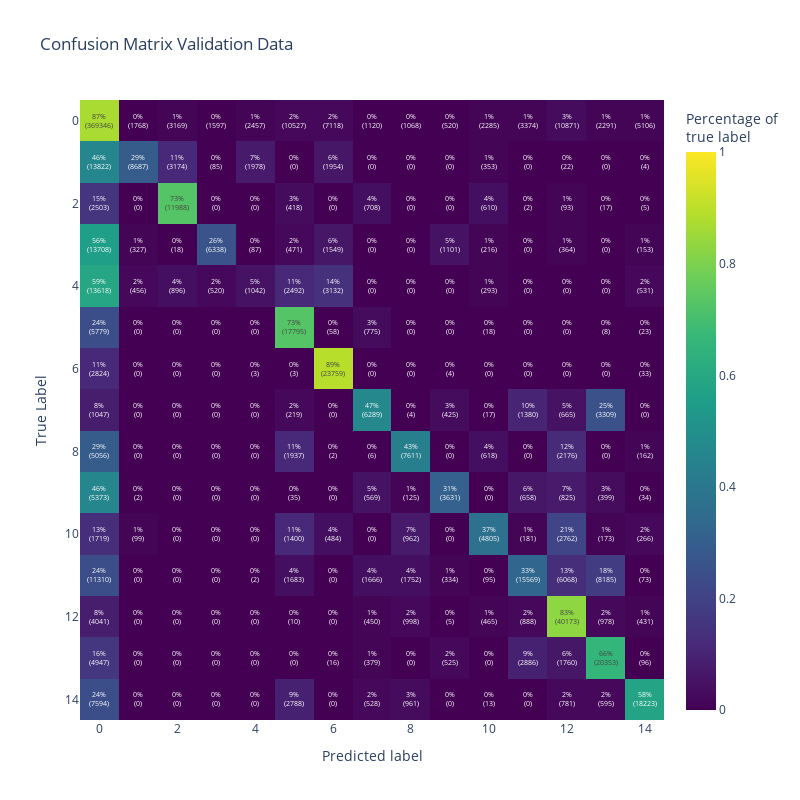

Notebook cell for this chart:
### Code cell
fig = plot_CM(Y.flatten(), Y_hat.flatten(), 'Confusion Matrix Validation Data', height=800, width = 800, percentagereference='recall')

### Figure 1 — Plotly figure (JSON) as saved in the notebook; plotly's stock layout.template omitted (floating-point values rounded to 4 significant figures; data arrays with more than 128 entries replaced by an {"elided": "..."} marker saying what was removed)
{"data": [{"colorbar": {"title": {"text": "Percentage of<br>true label"}}, "colorscale": [[0, "#440154"], [0.1111, "#482878"], [0.2222, "#3e4989"], [0.3333, "#31688e"], [0.4444, "#26828e"], [0.5556, "#1f9e89"], [0.6667, "#35b779"], [0.7778, "#6ece58"], [0.8889, "#b5de2b"], [1, "#fde725"]], "text": {"elided": "15x15 int values"}, "texttemplate": "%{z:.0%}<br>(%{text:d})", "type": "heatmap", "x": [0, 1, 2, 3, 4, 5, 6, 7, 8, 9, 10, 11, 12, 13, 14], "y": [0, 1, 2, 3, 4, 5, 6, 7, 8, 9, 10, 11, 12, 13, 14], "z": {"elided": "15x15 float values"}, "zmax": 1, "zmin": 0}], "layout": {"autosize": false, "height": 800, "title": {"text": "Confusion Matrix Validation Data"}, "width": 800, "xaxis": {"title": {"text": "Predicted label"}}, "yaxis": {"autorange": "reversed", "title": {"text": "True Label"}}}}
